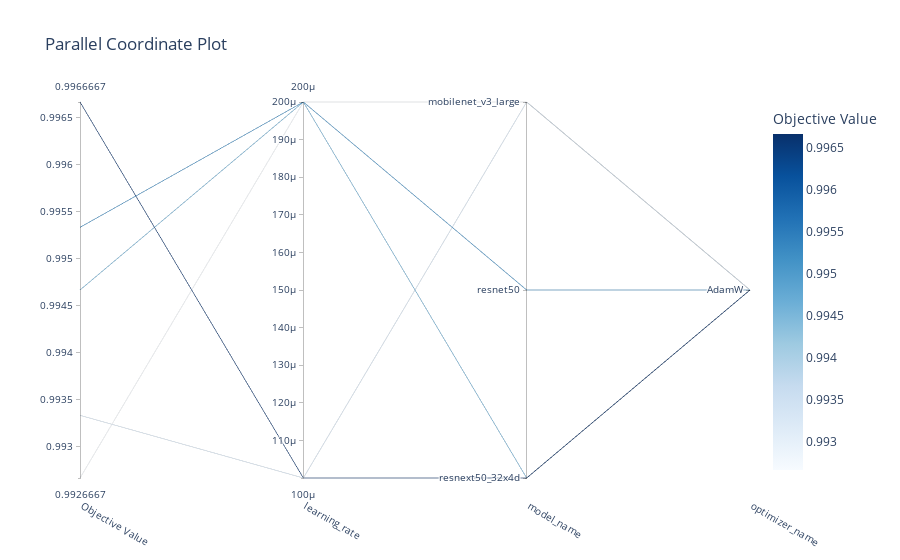

Write notebook code for a chart like this one.
### Markdown cell above
#### Visualization of high-dimensional hyperparameter relations (Визуализация высокоразмерных отношений гиперпараметров)

### Code cell
plot_parallel_coordinate(study, params=["model_name", "learning_rate", "optimizer_name"])

### Figure 1 — Plotly figure (JSON) as saved in the notebook; plotly's stock layout.template omitted (floating-point values rounded to 4 significant figures)
{"data": [{"dimensions": [{"label": "Objective Value", "range": [0.9927, 0.9967], "values": [0.9947, 0.9953, 0.9967, 0.9933, 0.9927]}, {"label": "learning_rate", "range": [0.0001, 0.0002], "values": [0.0002, 0.0002, 0.0001, 0.0001, 0.0002]}, {"label": "model_name", "range": [0, 2], "ticktext": ["resnext50_32x4d", "resnet50", "mobilenet_v3_large"], "tickvals": [0, 1, 2], "values": [0, 1, 0, 2, 2]}, {"label": "optimizer_name", "range": [0, 0], "ticktext": ["AdamW"], "tickvals": [0], "values": [0, 0, 0, 0, 0]}], "labelangle": 30, "labelside": "bottom", "line": {"color": [0.9947, 0.9953, 0.9967, 0.9933, 0.9927], "colorbar": {"title": {"text": "Objective Value"}}, "colorscale": [[0, "rgb(247,251,255)"], [0.125, "rgb(222,235,247)"], [0.25, "rgb(198,219,239)"], [0.375, "rgb(158,202,225)"], [0.5, "rgb(107,174,214)"], [0.625, "rgb(66,146,198)"], [0.75, "rgb(33,113,181)"], [0.875, "rgb(8,81,156)"], [1, "rgb(8,48,107)"]], "reversescale": false, "showscale": true}, "type": "parcoords"}], "layout": {"autosize": true, "title": {"text": "Parallel Coordinate Plot"}}}
